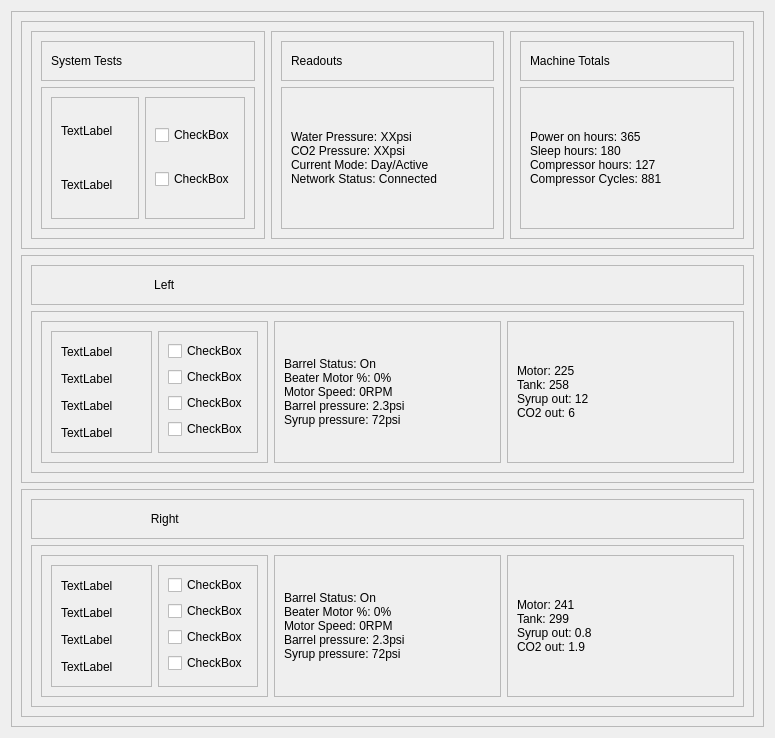
<?xml version="1.0" encoding="UTF-8"?>
<ui version="4.0">
 <class>st_status</class>
 <widget class="QWidget" name="st_status">
  <property name="geometry">
   <rect>
    <x>0</x>
    <y>0</y>
    <width>775</width>
    <height>738</height>
   </rect>
  </property>
  <property name="windowTitle">
   <string>Form</string>
  </property>
  <layout class="QHBoxLayout" name="horizontalLayout">
   <item>
    <widget class="QFrame" name="main_frame">
     <property name="frameShape">
      <enum>QFrame::StyledPanel</enum>
     </property>
     <property name="frameShadow">
      <enum>QFrame::Raised</enum>
     </property>
     <layout class="QVBoxLayout" name="verticalLayout">
      <item>
       <widget class="QFrame" name="header_frame">
        <property name="frameShape">
         <enum>QFrame::StyledPanel</enum>
        </property>
        <property name="frameShadow">
         <enum>QFrame::Raised</enum>
        </property>
        <layout class="QHBoxLayout" name="horizontalLayout_2">
         <item>
          <widget class="QFrame" name="headerframe1">
           <property name="frameShape">
            <enum>QFrame::StyledPanel</enum>
           </property>
           <property name="frameShadow">
            <enum>QFrame::Raised</enum>
           </property>
           <layout class="QVBoxLayout" name="verticalLayout_10">
            <item>
             <widget class="QFrame" name="headerFrame1_frame1">
              <property name="maximumSize">
               <size>
                <width>16777215</width>
                <height>40</height>
               </size>
              </property>
              <property name="frameShape">
               <enum>QFrame::StyledPanel</enum>
              </property>
              <property name="frameShadow">
               <enum>QFrame::Raised</enum>
              </property>
              <layout class="QHBoxLayout" name="horizontalLayout_14">
               <item>
                <widget class="QLabel" name="headerFrame1_label1">
                 <property name="text">
                  <string>System Tests</string>
                 </property>
                </widget>
               </item>
              </layout>
             </widget>
            </item>
            <item>
             <widget class="QFrame" name="headerFrame1_frame2">
              <property name="frameShape">
               <enum>QFrame::StyledPanel</enum>
              </property>
              <property name="frameShadow">
               <enum>QFrame::Raised</enum>
              </property>
              <layout class="QHBoxLayout" name="horizontalLayout_11">
               <item>
                <widget class="QFrame" name="headerFrame1_frame2_frame1">
                 <property name="frameShape">
                  <enum>QFrame::StyledPanel</enum>
                 </property>
                 <property name="frameShadow">
                  <enum>QFrame::Raised</enum>
                 </property>
                 <layout class="QVBoxLayout" name="verticalLayout_13">
                  <item>
                   <widget class="QLabel" name="headerFrame1_frame2_frame1_label1">
                    <property name="text">
                     <string>TextLabel</string>
                    </property>
                   </widget>
                  </item>
                  <item>
                   <widget class="QLabel" name="headerFrame1_frame2_frame1_label2">
                    <property name="text">
                     <string>TextLabel</string>
                    </property>
                   </widget>
                  </item>
                 </layout>
                </widget>
               </item>
               <item>
                <widget class="QFrame" name="headerFrame1_frame2_frame2">
                 <property name="frameShape">
                  <enum>QFrame::StyledPanel</enum>
                 </property>
                 <property name="frameShadow">
                  <enum>QFrame::Raised</enum>
                 </property>
                 <layout class="QVBoxLayout" name="verticalLayout_14">
                  <item>
                   <widget class="QCheckBox" name="headerFrame1_frame2_frame2_toggle1">
                    <property name="text">
                     <string>CheckBox</string>
                    </property>
                   </widget>
                  </item>
                  <item>
                   <widget class="QCheckBox" name="headerFrame1_frame2_frame2_toggle2">
                    <property name="text">
                     <string>CheckBox</string>
                    </property>
                   </widget>
                  </item>
                 </layout>
                </widget>
               </item>
              </layout>
             </widget>
            </item>
           </layout>
          </widget>
         </item>
         <item>
          <widget class="QFrame" name="headerFrame2">
           <property name="frameShape">
            <enum>QFrame::StyledPanel</enum>
           </property>
           <property name="frameShadow">
            <enum>QFrame::Raised</enum>
           </property>
           <layout class="QVBoxLayout" name="verticalLayout_11">
            <item>
             <widget class="QFrame" name="headerFrame2_frame1">
              <property name="maximumSize">
               <size>
                <width>16777215</width>
                <height>40</height>
               </size>
              </property>
              <property name="frameShape">
               <enum>QFrame::StyledPanel</enum>
              </property>
              <property name="frameShadow">
               <enum>QFrame::Raised</enum>
              </property>
              <layout class="QHBoxLayout" name="horizontalLayout_13">
               <item>
                <widget class="QLabel" name="headerFrame2_frame_label1">
                 <property name="text">
                  <string>Readouts</string>
                 </property>
                </widget>
               </item>
              </layout>
             </widget>
            </item>
            <item>
             <widget class="QFrame" name="headerFrame2_frame2">
              <property name="frameShape">
               <enum>QFrame::StyledPanel</enum>
              </property>
              <property name="frameShadow">
               <enum>QFrame::Raised</enum>
              </property>
              <layout class="QVBoxLayout" name="verticalLayout_15">
               <item>
                <widget class="QLabel" name="headerFrame2_frame2_label1">
                 <property name="text">
                  <string>Water Pressure: XXpsi
CO2 Pressure: XXpsi 
Current Mode: Day/Active
Network Status: Connected</string>
                 </property>
                </widget>
               </item>
              </layout>
             </widget>
            </item>
           </layout>
          </widget>
         </item>
         <item>
          <widget class="QFrame" name="headrerFrame3">
           <property name="frameShape">
            <enum>QFrame::StyledPanel</enum>
           </property>
           <property name="frameShadow">
            <enum>QFrame::Raised</enum>
           </property>
           <layout class="QVBoxLayout" name="verticalLayout_12">
            <item>
             <widget class="QFrame" name="headerFrame3_frame1">
              <property name="maximumSize">
               <size>
                <width>16777215</width>
                <height>40</height>
               </size>
              </property>
              <property name="frameShape">
               <enum>QFrame::StyledPanel</enum>
              </property>
              <property name="frameShadow">
               <enum>QFrame::Raised</enum>
              </property>
              <layout class="QHBoxLayout" name="horizontalLayout_15">
               <item>
                <widget class="QLabel" name="headerFrame3_frame1_labe1">
                 <property name="text">
                  <string>Machine Totals</string>
                 </property>
                </widget>
               </item>
              </layout>
             </widget>
            </item>
            <item>
             <widget class="QFrame" name="headerFrame3_frame2">
              <property name="frameShape">
               <enum>QFrame::StyledPanel</enum>
              </property>
              <property name="frameShadow">
               <enum>QFrame::Raised</enum>
              </property>
              <layout class="QHBoxLayout" name="horizontalLayout_12">
               <item>
                <widget class="QLabel" name="headerFrame3_frame2_labe1">
                 <property name="text">
                  <string>Power on hours: 365
Sleep hours: 180
Compressor hours: 127
Compressor Cycles: 881</string>
                 </property>
                </widget>
               </item>
              </layout>
             </widget>
            </item>
           </layout>
          </widget>
         </item>
        </layout>
       </widget>
      </item>
      <item>
       <widget class="QFrame" name="body_frame">
        <property name="frameShape">
         <enum>QFrame::StyledPanel</enum>
        </property>
        <property name="frameShadow">
         <enum>QFrame::Raised</enum>
        </property>
        <layout class="QVBoxLayout" name="verticalLayout_3">
         <item>
          <widget class="QFrame" name="bodyFrame1">
           <property name="maximumSize">
            <size>
             <width>16777215</width>
             <height>40</height>
            </size>
           </property>
           <property name="frameShape">
            <enum>QFrame::StyledPanel</enum>
           </property>
           <property name="frameShadow">
            <enum>QFrame::Raised</enum>
           </property>
           <layout class="QVBoxLayout" name="verticalLayout_7">
            <item>
             <widget class="QLabel" name="bodyFrame1_label1">
              <property name="text">
               <string>                                  Left</string>
              </property>
             </widget>
            </item>
           </layout>
          </widget>
         </item>
         <item>
          <widget class="QFrame" name="body_frame2">
           <property name="frameShape">
            <enum>QFrame::StyledPanel</enum>
           </property>
           <property name="frameShadow">
            <enum>QFrame::Raised</enum>
           </property>
           <layout class="QHBoxLayout" name="horizontalLayout_4">
            <item>
             <widget class="QFrame" name="bodyFrame2_frame1">
              <property name="frameShape">
               <enum>QFrame::StyledPanel</enum>
              </property>
              <property name="frameShadow">
               <enum>QFrame::Raised</enum>
              </property>
              <layout class="QHBoxLayout" name="horizontalLayout_8">
               <item>
                <widget class="QFrame" name="bodyFrame2_frame1_frame1">
                 <property name="frameShape">
                  <enum>QFrame::StyledPanel</enum>
                 </property>
                 <property name="frameShadow">
                  <enum>QFrame::Raised</enum>
                 </property>
                 <layout class="QVBoxLayout" name="verticalLayout_8">
                  <item>
                   <widget class="QLabel" name="bodyFrame2_frame1_frame1_label1">
                    <property name="text">
                     <string>TextLabel</string>
                    </property>
                   </widget>
                  </item>
                  <item>
                   <widget class="QLabel" name="bodyFrame2_frame1_frame1_label2">
                    <property name="text">
                     <string>TextLabel</string>
                    </property>
                   </widget>
                  </item>
                  <item>
                   <widget class="QLabel" name="bodyFrame2_frame1_frame1_label3">
                    <property name="text">
                     <string>TextLabel</string>
                    </property>
                   </widget>
                  </item>
                  <item>
                   <widget class="QLabel" name="bodyFrame2_frame1_frame1_label4">
                    <property name="text">
                     <string>TextLabel</string>
                    </property>
                   </widget>
                  </item>
                 </layout>
                </widget>
               </item>
               <item>
                <widget class="QFrame" name="bodyFrame2_frame1_frame2">
                 <property name="frameShape">
                  <enum>QFrame::StyledPanel</enum>
                 </property>
                 <property name="frameShadow">
                  <enum>QFrame::Raised</enum>
                 </property>
                 <layout class="QVBoxLayout" name="verticalLayout_9">
                  <item>
                   <widget class="QCheckBox" name="bodyFrame2_frame1_frame2_toggle1">
                    <property name="text">
                     <string>CheckBox</string>
                    </property>
                   </widget>
                  </item>
                  <item>
                   <widget class="QCheckBox" name="bodyFrame2_frame1_frame2_toggle2">
                    <property name="text">
                     <string>CheckBox</string>
                    </property>
                   </widget>
                  </item>
                  <item>
                   <widget class="QCheckBox" name="bodyFrame2_frame1_frame2_toggle3">
                    <property name="text">
                     <string>CheckBox</string>
                    </property>
                   </widget>
                  </item>
                  <item>
                   <widget class="QCheckBox" name="bodyFrame2_frame1_frame2_toggle4">
                    <property name="text">
                     <string>CheckBox</string>
                    </property>
                   </widget>
                  </item>
                 </layout>
                </widget>
               </item>
              </layout>
             </widget>
            </item>
            <item>
             <widget class="QFrame" name="bodyFrame2_frame2">
              <property name="frameShape">
               <enum>QFrame::StyledPanel</enum>
              </property>
              <property name="frameShadow">
               <enum>QFrame::Raised</enum>
              </property>
              <layout class="QHBoxLayout" name="horizontalLayout_10">
               <item>
                <widget class="QLabel" name="bodyFrame2_frame2_label1">
                 <property name="text">
                  <string>Barrel Status: On
Beater Motor %: 0%
Motor Speed: 0RPM
Barrel pressure: 2.3psi
Syrup pressure: 72psi</string>
                 </property>
                </widget>
               </item>
              </layout>
             </widget>
            </item>
            <item>
             <widget class="QFrame" name="bodyFrame2_frame3">
              <property name="frameShape">
               <enum>QFrame::StyledPanel</enum>
              </property>
              <property name="frameShadow">
               <enum>QFrame::Raised</enum>
              </property>
              <layout class="QHBoxLayout" name="horizontalLayout_9">
               <item>
                <widget class="QLabel" name="bodyFrame2_frame3_label1">
                 <property name="text">
                  <string>Motor: 225
Tank: 258
Syrup out: 12
CO2 out: 6</string>
                 </property>
                </widget>
               </item>
              </layout>
             </widget>
            </item>
           </layout>
          </widget>
         </item>
        </layout>
       </widget>
      </item>
      <item>
       <widget class="QFrame" name="footer_frame">
        <property name="frameShape">
         <enum>QFrame::StyledPanel</enum>
        </property>
        <property name="frameShadow">
         <enum>QFrame::Raised</enum>
        </property>
        <layout class="QVBoxLayout" name="verticalLayout_2">
         <item>
          <widget class="QFrame" name="footerFrame1">
           <property name="maximumSize">
            <size>
             <width>16777215</width>
             <height>40</height>
            </size>
           </property>
           <property name="frameShape">
            <enum>QFrame::StyledPanel</enum>
           </property>
           <property name="frameShadow">
            <enum>QFrame::Raised</enum>
           </property>
           <layout class="QVBoxLayout" name="verticalLayout_6">
            <item>
             <widget class="QLabel" name="label_7">
              <property name="text">
               <string>                                 Right</string>
              </property>
             </widget>
            </item>
           </layout>
          </widget>
         </item>
         <item>
          <widget class="QFrame" name="footerFrame2">
           <property name="frameShape">
            <enum>QFrame::StyledPanel</enum>
           </property>
           <property name="frameShadow">
            <enum>QFrame::Raised</enum>
           </property>
           <layout class="QHBoxLayout" name="horizontalLayout_3">
            <item>
             <widget class="QFrame" name="footerFrame2_frame1">
              <property name="frameShape">
               <enum>QFrame::StyledPanel</enum>
              </property>
              <property name="frameShadow">
               <enum>QFrame::Raised</enum>
              </property>
              <layout class="QHBoxLayout" name="horizontalLayout_5">
               <item>
                <widget class="QFrame" name="footerFrame2_frame1_frame1">
                 <property name="frameShape">
                  <enum>QFrame::StyledPanel</enum>
                 </property>
                 <property name="frameShadow">
                  <enum>QFrame::Raised</enum>
                 </property>
                 <layout class="QVBoxLayout" name="verticalLayout_4">
                  <item>
                   <widget class="QLabel" name="footerFrame2_frame1_frame1_label1">
                    <property name="text">
                     <string>TextLabel</string>
                    </property>
                   </widget>
                  </item>
                  <item>
                   <widget class="QLabel" name="footerFrame2_frame1_frame1_label2">
                    <property name="text">
                     <string>TextLabel</string>
                    </property>
                   </widget>
                  </item>
                  <item>
                   <widget class="QLabel" name="footerFrame2_frame1_frame1_label3">
                    <property name="text">
                     <string>TextLabel</string>
                    </property>
                   </widget>
                  </item>
                  <item>
                   <widget class="QLabel" name="footerFrame2_frame1_frame1_label4">
                    <property name="text">
                     <string>TextLabel</string>
                    </property>
                   </widget>
                  </item>
                 </layout>
                </widget>
               </item>
               <item>
                <widget class="QFrame" name="footerFrame2_frame1_frame2">
                 <property name="frameShape">
                  <enum>QFrame::StyledPanel</enum>
                 </property>
                 <property name="frameShadow">
                  <enum>QFrame::Raised</enum>
                 </property>
                 <layout class="QVBoxLayout" name="verticalLayout_5">
                  <item>
                   <widget class="QCheckBox" name="footerFrame2_frame1_frame2_toggle1">
                    <property name="text">
                     <string>CheckBox</string>
                    </property>
                   </widget>
                  </item>
                  <item>
                   <widget class="QCheckBox" name="footerFrame2_frame1_frame2_toggle2">
                    <property name="text">
                     <string>CheckBox</string>
                    </property>
                   </widget>
                  </item>
                  <item>
                   <widget class="QCheckBox" name="footerFrame2_frame1_frame2_toggle3">
                    <property name="text">
                     <string>CheckBox</string>
                    </property>
                   </widget>
                  </item>
                  <item>
                   <widget class="QCheckBox" name="footerFrame2_frame1_frame2_toggle4">
                    <property name="text">
                     <string>CheckBox</string>
                    </property>
                   </widget>
                  </item>
                 </layout>
                </widget>
               </item>
              </layout>
             </widget>
            </item>
            <item>
             <widget class="QFrame" name="footerFrame2_fram2">
              <property name="frameShape">
               <enum>QFrame::StyledPanel</enum>
              </property>
              <property name="frameShadow">
               <enum>QFrame::Raised</enum>
              </property>
              <layout class="QHBoxLayout" name="horizontalLayout_6">
               <item>
                <widget class="QLabel" name="footerFrame2_fram2_label1">
                 <property name="text">
                  <string>Barrel Status: On
Beater Motor %: 0%
Motor Speed: 0RPM
Barrel pressure: 2.3psi
Syrup pressure: 72psi</string>
                 </property>
                </widget>
               </item>
              </layout>
             </widget>
            </item>
            <item>
             <widget class="QFrame" name="footerFrame2_frame3">
              <property name="frameShape">
               <enum>QFrame::StyledPanel</enum>
              </property>
              <property name="frameShadow">
               <enum>QFrame::Raised</enum>
              </property>
              <layout class="QHBoxLayout" name="horizontalLayout_7">
               <item>
                <widget class="QLabel" name="footerFrame2_frame3_label1">
                 <property name="text">
                  <string>Motor: 241
Tank: 299
Syrup out: 0.8
CO2 out: 1.9</string>
                 </property>
                </widget>
               </item>
              </layout>
             </widget>
            </item>
           </layout>
          </widget>
         </item>
        </layout>
       </widget>
      </item>
     </layout>
    </widget>
   </item>
  </layout>
 </widget>
 <resources/>
 <connections/>
</ui>
